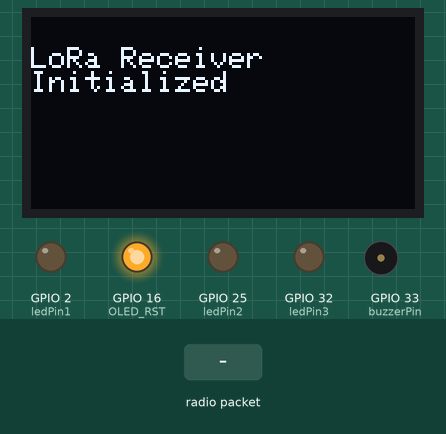
The sketch below on a simulated ESP32. Shown: 128×64 one-colour display, output pins drawn as LEDs (lit = HIGH), buzzer (waves = sounding, pin HIGH). The test bench sets the inputs (shaded band). No radio packets arrive unless stated; what the sketch prints to the serial monitor is not drawn.

Above: at 1.3 s.
1.4 s: radio packet "Level 1 meter" arrives
At 3.6 s:
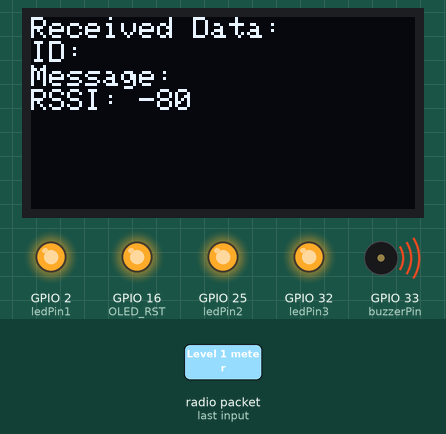
3.9 s: radio packet "Level 2 meter" arrives
At 5.5 s:
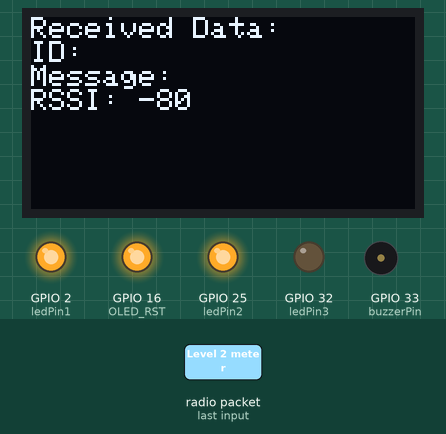
6.4 s: radio packet "Level 3 meter" arrives
At 8.6 s:
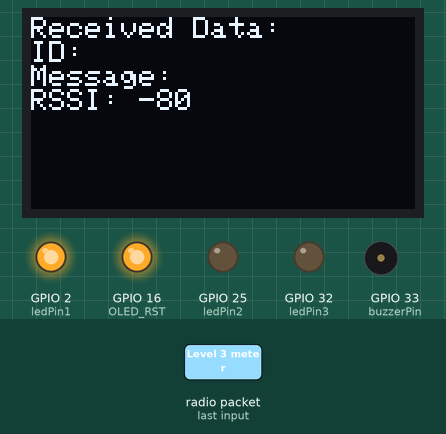
8.9 s: radio packet "RRSI" arrives
At 10.5 s:
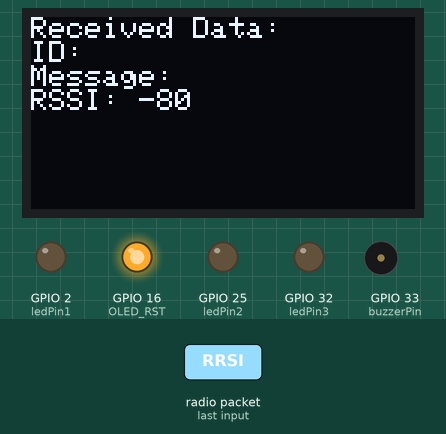
Timing chart, 0 to 12.0 s (numbered marks = the images above; inputs shaded):
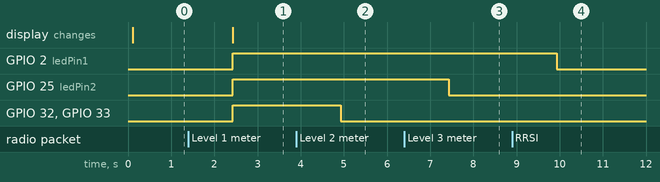

The sketch:

Receiver.ino
```cpp
//Libraries for LoRa
#include <SPI.h>
#include <LoRa.h>

//Libraries for OLED Display
#include <Wire.h>
#include <Adafruit_GFX.h>
#include <Adafruit_SSD1306.h>

//define the pins used by the LoRa transceiver module
#define SCK 5
#define MISO 19
#define MOSI 27
#define SS 18
#define RST 14
#define DIO0 26

//433E6 for Asia
//866E6 for Europe
//915E6 for North America
#define BAND 433E6

//OLED pins
#define OLED_SDA 4
#define OLED_SCL 15
#define OLED_RST 16
#define SCREEN_WIDTH 128 // OLED display width, in pixels
#define SCREEN_HEIGHT 64 // OLED display height, in pixels

Adafruit_SSD1306 display(SCREEN_WIDTH, SCREEN_HEIGHT, &Wire, OLED_RST);

// Initialize variables to get and save LoRa data
int rssi;
String loRaMessage;
String readingID;

// Replaces placeholder with RSSI value
String processor(const String& var){
  if(var == "RRSI"){
    return String(rssi);
  }
  return String();
}

//Initialize OLED display
void startOLED(){
  //reset OLED display via software
  pinMode(OLED_RST, OUTPUT);
  digitalWrite(OLED_RST, LOW);
  delay(20);
  digitalWrite(OLED_RST, HIGH);

  //initialize OLED
  Wire.begin(OLED_SDA, OLED_SCL);
  if(!display.begin(SSD1306_SWITCHCAPVCC, 0x3c, false, false)) { // Address 0x3C for 128x32
    Serial.println(F("SSD1306 allocation failed"));
    for(;;); // Don't proceed, loop forever
  }
  display.clearDisplay();
  display.setTextColor(WHITE);
  display.setTextSize(1);
  display.setCursor(0,0);
  display.print("LORA SENDER");
}

//Initialize LoRa module
void startLoRA(){
  int counter;
  //SPI LoRa pins
  SPI.begin(SCK, MISO, MOSI, SS);
  //setup LoRa transceiver module
  LoRa.setPins(SS, RST, DIO0);

  while (!LoRa.begin(BAND) && counter < 10) {
    Serial.print(".");
    counter++;
    delay(500);
  }
  if (counter == 10) {
    // Increment readingID on every new reading
    Serial.println("Starting LoRa failed!");
  }
  Serial.println("LoRa Initialization OK!");
  display.setCursor(0,10);
  display.clearDisplay();
  display.println("LoRa Receiver");
  display.println("Initialized");
  display.display();
}

//Function to get LoRa packet and extract the sensor readings
void getLoRaData() {
  Serial.print("Lora packet received: ");
  // Read packet
  while (LoRa.available()) {
    String LoRaData = LoRa.readString();
    // LoRaData format: readingID/sensorData
    // String example: 1/27.43
    Serial.print(LoRaData);

    // Get readingID and sensor data
    int pos = LoRaData.indexOf('/');
    readingID = LoRaData.substring(0, pos);
    loRaMessage = LoRaData.substring(pos +1);
  }
  // Get RSSI
  rssi = LoRa.packetRssi();
  Serial.print(" with RSSI ");
  Serial.println(rssi);
}

//LED Pin & Buzzer
int ledPin1 = LED_BUILTIN;
int ledPin2 = 25; // GPIO 25
int ledPin3 = 32; // GPIO 32
int buzzerPin = 33; // GPIO 33

void setup() {
  //Led & buzzer set
  pinMode(ledPin1, OUTPUT);
  pinMode(ledPin2, OUTPUT);
  pinMode(ledPin3, OUTPUT);
  pinMode(buzzerPin, OUTPUT);
  digitalWrite(ledPin1, LOW);
  digitalWrite(ledPin2, LOW);
  digitalWrite(ledPin3, LOW);
  digitalWrite(buzzerPin, LOW);

  LoRa.begin(433E6);

  // Initialize Serial Monitor
  Serial.begin(115200);
  startOLED();
  startLoRA();
}

void loop() {
  // Check if there are LoRa packets available
  int packetSize = LoRa.parsePacket();
  if (packetSize) {
    String waterLevel = "";
    while (LoRa.available()) {
      waterLevel += LoRa.readString();
    getLoRaData();

    // Update OLED display with received data
    display.clearDisplay();
    display.setCursor(0, 0);
    display.println("Received Data:");
    display.print("ID: ");
    display.println(readingID);//{{75}};
    display.print("Message: ");
    display.println(loRaMessage);
    display.print("RSSI: ");
    display.println(rssi);
    display.display();
  }
  //LED & Buzzer Kondisi
  //LoRa.display->clear();
  //LoRa.display->drawString(0, 0, waterLevel);
  //LoRa.display->display();

  if (waterLevel.equals("Level 1 meter")) {
      digitalWrite(ledPin1, HIGH);
      digitalWrite(ledPin2, HIGH);
      digitalWrite(ledPin3, HIGH);
      digitalWrite(buzzerPin, HIGH);
    } else if (waterLevel.equals("Level 2 meter")) {
      digitalWrite(ledPin1, HIGH);
      digitalWrite(ledPin2, HIGH);
      digitalWrite(ledPin3, LOW);
      digitalWrite(buzzerPin, LOW);
    } else if (waterLevel.equals("Level 3 meter")) {
      digitalWrite(ledPin1, HIGH);
      digitalWrite(ledPin2, LOW);
      digitalWrite(ledPin3, LOW);
      digitalWrite(buzzerPin, LOW);
    } else {
      digitalWrite(ledPin1, LOW);
      digitalWrite(ledPin2, LOW);
      digitalWrite(ledPin3, LOW);
      digitalWrite(buzzerPin, LOW);
    }
  }
  //delay(1000);
}
```

Measured:
- after the input at 1.4 s, GPIO 2 (ledPin1), GPIO 25 (ledPin2), GPIO 32 (ledPin3), GPIO 33 (buzzerPin): LOW → HIGH after 1.0 s; the display: changes after 1.0 s (image 1)
- after the input at 3.9 s, GPIO 32 (ledPin3), GPIO 33 (buzzerPin): HIGH → LOW after 1.0 s
- after the input at 6.4 s, GPIO 25 (ledPin2): HIGH → LOW after 1.0 s
- after the input at 8.9 s, GPIO 2 (ledPin1): HIGH → LOW after 1.0 s
